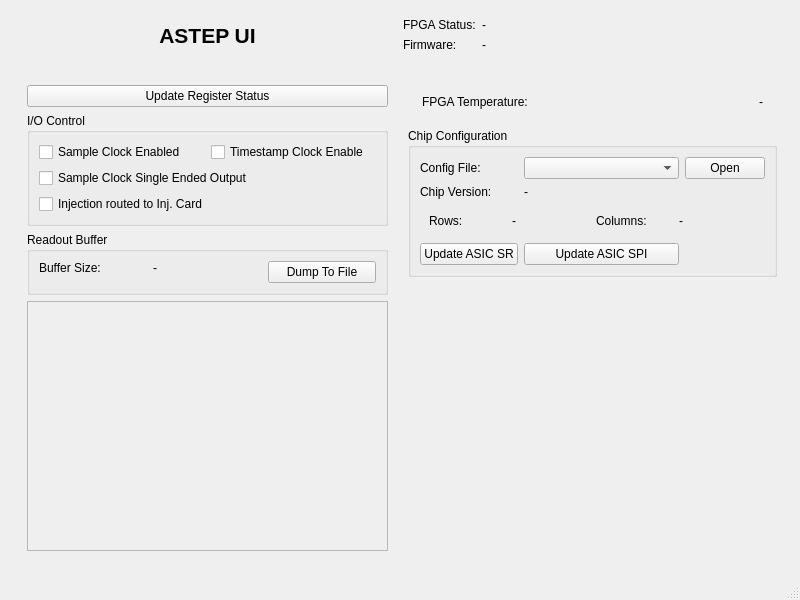
<?xml version="1.0" encoding="UTF-8"?>
<ui version="4.0">
 <class>MainWindow</class>
 <widget class="QMainWindow" name="MainWindow">
  <property name="geometry">
   <rect>
    <x>0</x>
    <y>0</y>
    <width>800</width>
    <height>600</height>
   </rect>
  </property>
  <property name="windowTitle">
   <string>MainWindow</string>
  </property>
  <widget class="QWidget" name="topContainer">
   <property name="sizePolicy">
    <sizepolicy hsizetype="Preferred" vsizetype="Preferred">
     <horstretch>0</horstretch>
     <verstretch>0</verstretch>
    </sizepolicy>
   </property>
   <layout class="QVBoxLayout" name="verticalLayout_2">
    <property name="sizeConstraint">
     <enum>QLayout::SetDefaultConstraint</enum>
    </property>
    <item>
     <widget class="QWidget" name="headerWidget" native="true">
      <layout class="QHBoxLayout" name="horizontalLayout">
       <item>
        <widget class="QLabel" name="label">
         <property name="sizePolicy">
          <sizepolicy hsizetype="MinimumExpanding" vsizetype="Preferred">
           <horstretch>0</horstretch>
           <verstretch>0</verstretch>
          </sizepolicy>
         </property>
         <property name="font">
          <font>
           <pointsize>16</pointsize>
           <weight>75</weight>
           <bold>true</bold>
          </font>
         </property>
         <property name="text">
          <string>ASTEP UI</string>
         </property>
         <property name="alignment">
          <set>Qt::AlignCenter</set>
         </property>
        </widget>
       </item>
       <item>
        <layout class="QGridLayout" name="gridLayout">
         <property name="sizeConstraint">
          <enum>QLayout::SetDefaultConstraint</enum>
         </property>
         <item row="1" column="0">
          <widget class="QLabel" name="firmwareVersionLabel">
           <property name="sizePolicy">
            <sizepolicy hsizetype="Preferred" vsizetype="Preferred">
             <horstretch>0</horstretch>
             <verstretch>0</verstretch>
            </sizepolicy>
           </property>
           <property name="text">
            <string>Firmware:</string>
           </property>
           <property name="alignment">
            <set>Qt::AlignLeading|Qt::AlignLeft|Qt::AlignVCenter</set>
           </property>
          </widget>
         </item>
         <item row="1" column="1">
          <widget class="QLabel" name="firmwareVersion">
           <property name="sizePolicy">
            <sizepolicy hsizetype="Preferred" vsizetype="Preferred">
             <horstretch>1</horstretch>
             <verstretch>0</verstretch>
            </sizepolicy>
           </property>
           <property name="text">
            <string>-</string>
           </property>
           <property name="alignment">
            <set>Qt::AlignLeading|Qt::AlignLeft|Qt::AlignTop</set>
           </property>
          </widget>
         </item>
         <item row="0" column="0">
          <widget class="QLabel" name="label_2">
           <property name="sizePolicy">
            <sizepolicy hsizetype="Preferred" vsizetype="Preferred">
             <horstretch>0</horstretch>
             <verstretch>0</verstretch>
            </sizepolicy>
           </property>
           <property name="text">
            <string>FPGA Status:</string>
           </property>
           <property name="alignment">
            <set>Qt::AlignLeading|Qt::AlignLeft|Qt::AlignVCenter</set>
           </property>
          </widget>
         </item>
         <item row="0" column="1">
          <widget class="QLabel" name="deviceStatus">
           <property name="sizePolicy">
            <sizepolicy hsizetype="Preferred" vsizetype="Preferred">
             <horstretch>1</horstretch>
             <verstretch>0</verstretch>
            </sizepolicy>
           </property>
           <property name="autoFillBackground">
            <bool>true</bool>
           </property>
           <property name="text">
            <string>-</string>
           </property>
           <property name="textFormat">
            <enum>Qt::AutoText</enum>
           </property>
           <property name="alignment">
            <set>Qt::AlignLeading|Qt::AlignLeft|Qt::AlignTop</set>
           </property>
           <property name="wordWrap">
            <bool>true</bool>
           </property>
          </widget>
         </item>
        </layout>
       </item>
      </layout>
     </widget>
    </item>
    <item>
     <widget class="QWidget" name="centralWidget" native="true">
      <property name="sizePolicy">
       <sizepolicy hsizetype="Preferred" vsizetype="Expanding">
        <horstretch>0</horstretch>
        <verstretch>1</verstretch>
       </sizepolicy>
      </property>
      <layout class="QHBoxLayout" name="horizontalLayout_3">
       <item>
        <widget class="QWidget" name="centralLeftWidget" native="true">
         <property name="sizePolicy">
          <sizepolicy hsizetype="Preferred" vsizetype="Preferred">
           <horstretch>1</horstretch>
           <verstretch>0</verstretch>
          </sizepolicy>
         </property>
         <layout class="QVBoxLayout" name="centralLeftVBox">
          <item>
           <widget class="QPushButton" name="updateLayerStatsButton">
            <property name="text">
             <string>Update Register Status</string>
            </property>
           </widget>
          </item>
          <item>
           <widget class="QGroupBox" name="groupBox_2">
            <property name="title">
             <string>I/O Control</string>
            </property>
            <property name="flat">
             <bool>false</bool>
            </property>
            <layout class="QGridLayout" name="gridLayout_3">
             <item row="0" column="0">
              <widget class="QCheckBox" name="ioSampleClockEnBox">
               <property name="text">
                <string>Sample Clock Enabled</string>
               </property>
              </widget>
             </item>
             <item row="0" column="1">
              <widget class="QCheckBox" name="ioTimestampClockEnBox">
               <property name="text">
                <string>Timestamp Clock Enable</string>
               </property>
              </widget>
             </item>
             <item row="1" column="0" colspan="2">
              <widget class="QCheckBox" name="ioSampleClockSEBox">
               <property name="text">
                <string>Sample Clock Single Ended Output</string>
               </property>
              </widget>
             </item>
             <item row="2" column="0" colspan="2">
              <widget class="QCheckBox" name="ioInjToCardEnBox">
               <property name="text">
                <string>Injection routed to Inj. Card</string>
               </property>
              </widget>
             </item>
            </layout>
           </widget>
          </item>
          <item>
           <widget class="QGroupBox" name="groupBox">
            <property name="title">
             <string>Readout Buffer</string>
            </property>
            <layout class="QGridLayout" name="gridLayout_2">
             <item row="0" column="0">
              <widget class="QLabel" name="label_4">
               <property name="text">
                <string>Buffer Size:</string>
               </property>
               <property name="alignment">
                <set>Qt::AlignLeading|Qt::AlignLeft|Qt::AlignTop</set>
               </property>
              </widget>
             </item>
             <item row="0" column="1">
              <widget class="QLabel" name="readoutBufferSize">
               <property name="text">
                <string>-</string>
               </property>
               <property name="alignment">
                <set>Qt::AlignLeading|Qt::AlignLeft|Qt::AlignTop</set>
               </property>
              </widget>
             </item>
             <item row="0" column="2">
              <widget class="QPushButton" name="readoutBufferDump">
               <property name="text">
                <string>Dump To File</string>
               </property>
              </widget>
             </item>
            </layout>
           </widget>
          </item>
          <item>
           <widget class="QScrollArea" name="scrollArea">
            <property name="widgetResizable">
             <bool>true</bool>
            </property>
            <widget class="QWidget" name="scrollAreaWidgetContents">
             <property name="geometry">
              <rect>
               <x>0</x>
               <y>0</y>
               <width>360</width>
               <height>217</height>
              </rect>
             </property>
             <layout class="QVBoxLayout" name="verticalLayout_3">
              <item>
               <widget class="QWidget" name="leftLayerBoxesContainer" native="true">
                <property name="sizePolicy">
                 <sizepolicy hsizetype="MinimumExpanding" vsizetype="Preferred">
                  <horstretch>1</horstretch>
                  <verstretch>1</verstretch>
                 </sizepolicy>
                </property>
                <property name="autoFillBackground">
                 <bool>false</bool>
                </property>
                <property name="styleSheet">
                 <string notr="true"/>
                </property>
                <layout class="QVBoxLayout" name="leftLayerBoxesLayout">
                 <property name="spacing">
                  <number>5</number>
                 </property>
                 <property name="leftMargin">
                  <number>0</number>
                 </property>
                 <property name="topMargin">
                  <number>0</number>
                 </property>
                 <property name="rightMargin">
                  <number>0</number>
                 </property>
                 <property name="bottomMargin">
                  <number>0</number>
                 </property>
                </layout>
               </widget>
              </item>
             </layout>
            </widget>
           </widget>
          </item>
         </layout>
        </widget>
       </item>
       <item>
        <widget class="QWidget" name="centralHousekkepingWidget" native="true">
         <property name="sizePolicy">
          <sizepolicy hsizetype="Preferred" vsizetype="Preferred">
           <horstretch>1</horstretch>
           <verstretch>0</verstretch>
          </sizepolicy>
         </property>
         <layout class="QVBoxLayout" name="verticalLayout">
          <property name="spacing">
           <number>5</number>
          </property>
          <property name="leftMargin">
           <number>5</number>
          </property>
          <property name="topMargin">
           <number>5</number>
          </property>
          <property name="rightMargin">
           <number>5</number>
          </property>
          <property name="bottomMargin">
           <number>5</number>
          </property>
          <item>
           <widget class="QWidget" name="hkFPGATempWidget" native="true">
            <layout class="QVBoxLayout" name="hkFPGATempWidgetLayout">
             <property name="spacing">
              <number>5</number>
             </property>
             <property name="leftMargin">
              <number>5</number>
             </property>
             <property name="topMargin">
              <number>5</number>
             </property>
             <property name="rightMargin">
              <number>5</number>
             </property>
             <property name="bottomMargin">
              <number>5</number>
             </property>
             <item>
              <widget class="QWidget" name="horizontalWidget" native="true">
               <layout class="QHBoxLayout" name="horizontalLayout_2">
                <item>
                 <widget class="QLabel" name="label_3">
                  <property name="sizePolicy">
                   <sizepolicy hsizetype="Preferred" vsizetype="Preferred">
                    <horstretch>1</horstretch>
                    <verstretch>0</verstretch>
                   </sizepolicy>
                  </property>
                  <property name="text">
                   <string>FPGA Temperature:</string>
                  </property>
                 </widget>
                </item>
                <item>
                 <widget class="QLabel" name="fpgaTemperatureText">
                  <property name="text">
                   <string>-</string>
                  </property>
                 </widget>
                </item>
               </layout>
              </widget>
             </item>
            </layout>
           </widget>
          </item>
          <item>
           <widget class="QGroupBox" name="groupBox_3">
            <property name="title">
             <string>Chip Configuration</string>
            </property>
            <layout class="QGridLayout" name="gridLayout_4">
             <item row="1" column="1">
              <widget class="QLabel" name="configLoadedChipVersion">
               <property name="text">
                <string>-</string>
               </property>
              </widget>
             </item>
             <item row="0" column="0">
              <widget class="QLabel" name="label_5">
               <property name="text">
                <string>Config File:</string>
               </property>
              </widget>
             </item>
             <item row="0" column="2">
              <widget class="QPushButton" name="configFileOpenButton">
               <property name="text">
                <string>Open</string>
               </property>
              </widget>
             </item>
             <item row="1" column="0">
              <widget class="QLabel" name="label_6">
               <property name="text">
                <string>Chip Version:</string>
               </property>
              </widget>
             </item>
             <item row="0" column="1">
              <widget class="QComboBox" name="configFilesList">
               <property name="sizePolicy">
                <sizepolicy hsizetype="Expanding" vsizetype="Fixed">
                 <horstretch>1</horstretch>
                 <verstretch>0</verstretch>
                </sizepolicy>
               </property>
              </widget>
             </item>
             <item row="2" column="0" colspan="3">
              <widget class="QWidget" name="horizontalWidget" native="true">
               <property name="sizePolicy">
                <sizepolicy hsizetype="Preferred" vsizetype="Preferred">
                 <horstretch>0</horstretch>
                 <verstretch>0</verstretch>
                </sizepolicy>
               </property>
               <layout class="QHBoxLayout" name="horizontalLayout_4">
                <item>
                 <widget class="QLabel" name="label_7">
                  <property name="text">
                   <string>Rows:</string>
                  </property>
                 </widget>
                </item>
                <item>
                 <widget class="QLabel" name="configLoadedRows">
                  <property name="text">
                   <string>-</string>
                  </property>
                 </widget>
                </item>
                <item>
                 <widget class="QLabel" name="label_8">
                  <property name="text">
                   <string>Columns:</string>
                  </property>
                 </widget>
                </item>
                <item>
                 <widget class="QLabel" name="configLoadedColumns">
                  <property name="text">
                   <string>-</string>
                  </property>
                 </widget>
                </item>
               </layout>
              </widget>
             </item>
             <item row="4" column="0">
              <widget class="QPushButton" name="pushButton">
               <property name="text">
                <string>Update ASIC SR</string>
               </property>
              </widget>
             </item>
             <item row="4" column="1">
              <widget class="QPushButton" name="pushButton_2">
               <property name="text">
                <string>Update ASIC SPI</string>
               </property>
              </widget>
             </item>
            </layout>
           </widget>
          </item>
          <item>
           <spacer name="verticalSpacer">
            <property name="orientation">
             <enum>Qt::Vertical</enum>
            </property>
            <property name="sizeHint" stdset="0">
             <size>
              <width>20</width>
              <height>40</height>
             </size>
            </property>
           </spacer>
          </item>
         </layout>
        </widget>
       </item>
      </layout>
     </widget>
    </item>
   </layout>
  </widget>
  <widget class="QMenuBar" name="menubar">
   <property name="geometry">
    <rect>
     <x>0</x>
     <y>0</y>
     <width>800</width>
     <height>20</height>
    </rect>
   </property>
  </widget>
  <widget class="QStatusBar" name="statusbar"/>
 </widget>
 <resources/>
 <connections/>
</ui>
